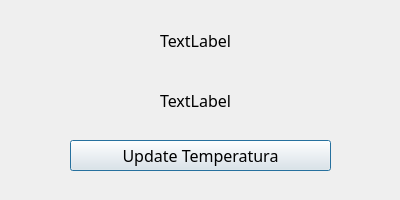
<?xml version="1.0" encoding="UTF-8"?>
<ui version="4.0">
 <class>Observable</class>
 <widget class="QDialog" name="Observable">
  <property name="geometry">
   <rect>
    <x>0</x>
    <y>0</y>
    <width>400</width>
    <height>200</height>
   </rect>
  </property>
  <property name="sizePolicy">
   <sizepolicy hsizetype="Fixed" vsizetype="Fixed">
    <horstretch>0</horstretch>
    <verstretch>0</verstretch>
   </sizepolicy>
  </property>
  <property name="minimumSize">
   <size>
    <width>400</width>
    <height>200</height>
   </size>
  </property>
  <property name="maximumSize">
   <size>
    <width>400</width>
    <height>200</height>
   </size>
  </property>
  <property name="contextMenuPolicy">
   <enum>Qt::NoContextMenu</enum>
  </property>
  <property name="windowTitle">
   <string>Observable</string>
  </property>
  <property name="windowIcon">
   <iconset>
    <normaloff>../Imagenes/manager.ico</normaloff>../Imagenes/manager.ico</iconset>
  </property>
  <widget class="QLabel" name="lbl_state">
   <property name="geometry">
    <rect>
     <x>40</x>
     <y>20</y>
     <width>311</width>
     <height>41</height>
    </rect>
   </property>
   <property name="font">
    <font>
     <family>JetBrains Mono</family>
     <pointsize>12</pointsize>
    </font>
   </property>
   <property name="text">
    <string>TextLabel</string>
   </property>
   <property name="alignment">
    <set>Qt::AlignCenter</set>
   </property>
  </widget>
  <widget class="QLabel" name="lbl_count">
   <property name="geometry">
    <rect>
     <x>40</x>
     <y>80</y>
     <width>311</width>
     <height>41</height>
    </rect>
   </property>
   <property name="font">
    <font>
     <family>JetBrains Mono</family>
     <pointsize>12</pointsize>
    </font>
   </property>
   <property name="text">
    <string>TextLabel</string>
   </property>
   <property name="alignment">
    <set>Qt::AlignCenter</set>
   </property>
  </widget>
  <widget class="QPushButton" name="btn_update">
   <property name="geometry">
    <rect>
     <x>70</x>
     <y>140</y>
     <width>261</width>
     <height>31</height>
    </rect>
   </property>
   <property name="font">
    <font>
     <family>JetBrains Mono</family>
     <pointsize>12</pointsize>
    </font>
   </property>
   <property name="text">
    <string>Update Temperatura</string>
   </property>
  </widget>
 </widget>
 <resources/>
 <connections/>
</ui>
